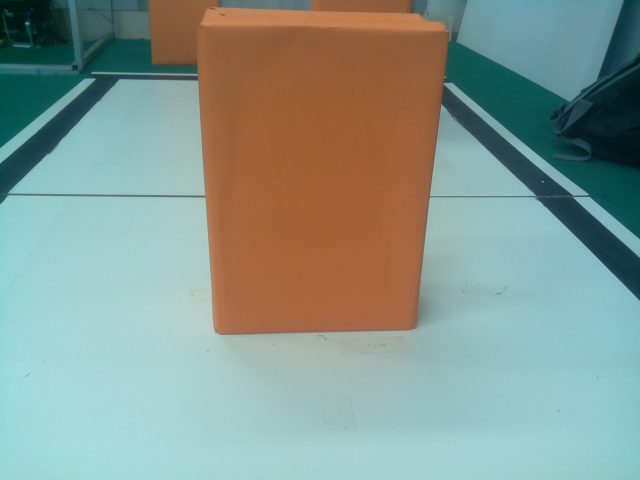
#> input picture 2021/tests/input_imgs/i.jpg, 1280 x 960 px, found by its file name (shown at 1/2 size)
$ python edge_detector.py
#> lines starting #> are read from the running program, lines starting #| are printed output that depends on the picture; after the words box and inside, x2 and y2 are one past the last pixel; in counts of white or black regions, pixels touching at a corner belong together
import numpy as np
import cv2
import os

def edge():
    image = cv2.imread(os.path.join("input_imgs", "i.jpg"))
#> image is the input picture: shape (960, 1280, 3); mean B, G, R 143.6, 152.5, 134.7
    # inserir o caminho da imagem manualmente
    hls = cv2.cvtColor(image, cv2.COLOR_BGR2HLS)
#> hls: shape (960, 1280, 3); mean of channels 0, 1, 2 70.1, 139.7, 96.3
    lower = np.array([0, 0, 0])
    upper = np.array([255, 75, 255])

    blackmask = cv2.inRange(hls, lower, upper)
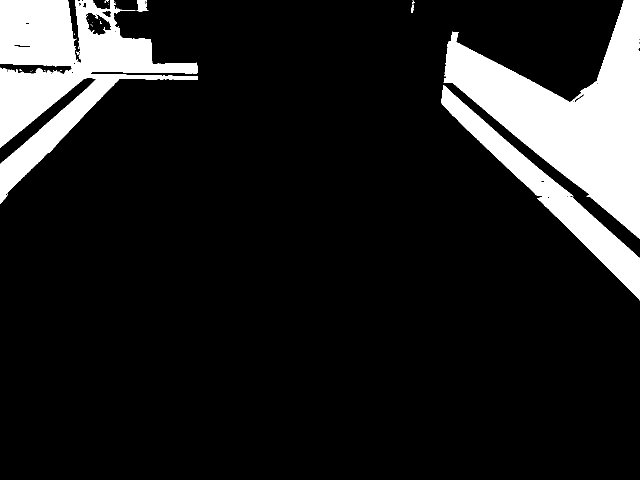
#> blackmask: shape (960, 1280) (shown at 1/2 size); 13.2% white; 36 white regions (31 under 20 px), largest, box (x1, y1, x2, y2) and area: (887, 0, 1280, 478) 74468, (0, 0, 396, 407) 63127, (883, 170, 1280, 601) 24625, (273, 0, 297, 23) 368, (822, 9, 828, 26) 67
    kernel = np.ones((7, 7), np.uint8)
    opening = cv2.morphologyEx(blackmask, cv2.MORPH_OPEN, kernel)
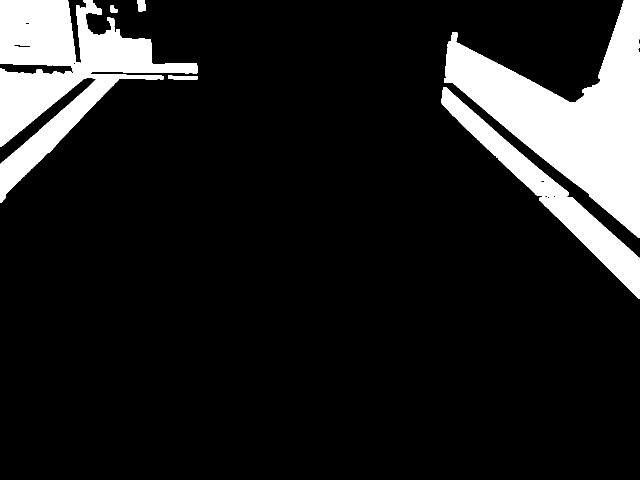
#> opening: shape (960, 1280) (shown at 1/2 size); 13.1% white; 8 white regions, largest, box (x1, y1, x2, y2) and area: (888, 0, 1280, 475) 74159, (0, 0, 395, 405) 61138, (883, 174, 1280, 597) 24520

    edges = cv2.Canny(opening, 150, 240, apertureSize=3)
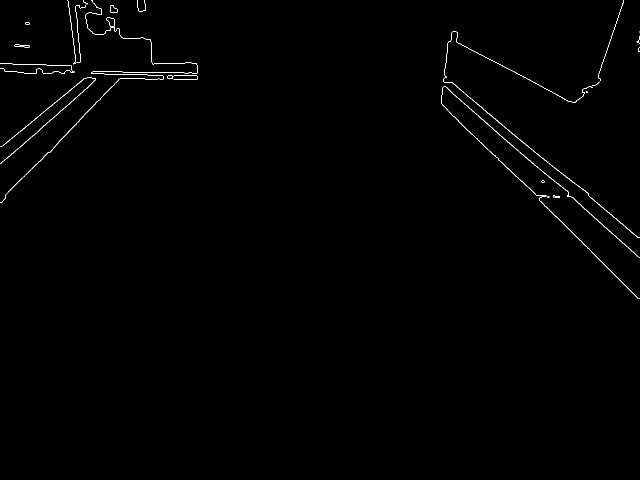
#> edges: shape (960, 1280) (shown at 1/2 size); 0.47% white in thin lines or dots, all inside (x1, y1, x2, y2) = (0, 0, 1280, 597)

    cv2.imwrite("edges.jpg", edges)
    #cv2.imwrite('mask'+str(n+1)+".jpeg", blackmask)
    minLineLength = 150
#> (the run stopped early here; a loop or call above may not have finished)

$ run again, with 2021/tests/input_imgs/c.jpg copied over 2021/tests/input_imgs/i.jpg
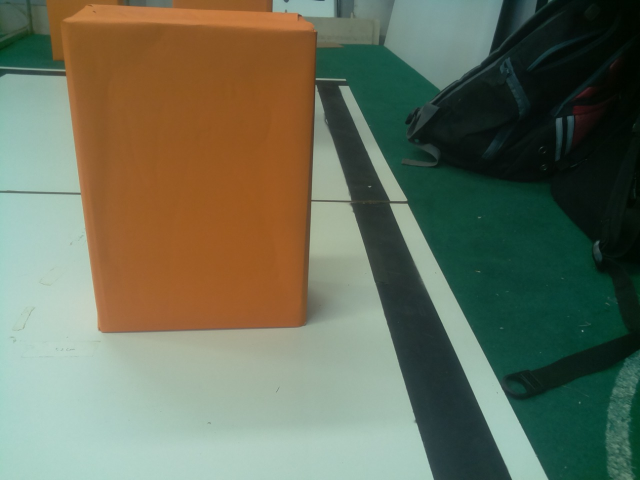
#> input picture 2021/tests/input_imgs/c.jpg, 1280 x 960 px, found by its file name (shown at 1/2 size)
#> in edge, image is the input picture: shape (960, 1280, 3); mean B, G, R 90.1, 110.7, 104.4
#> hls: shape (960, 1280, 3); mean of channels 0, 1, 2 59.8, 101.2, 99.4
#> in edge, `blackmask = cv2.inRange(hls, lower, upper)`:
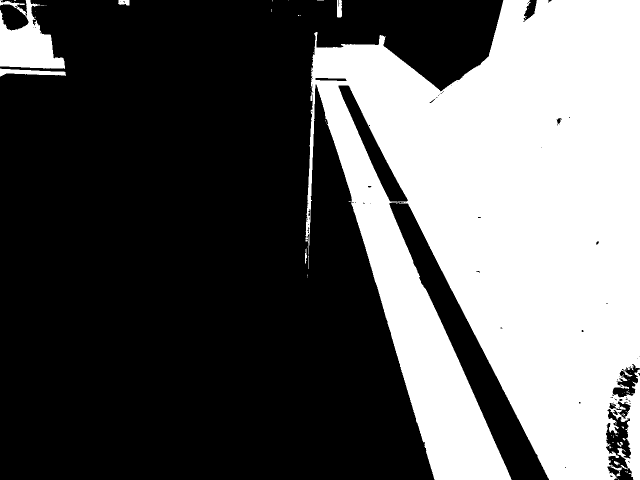
#> blackmask: shape (960, 1280) (shown at 1/2 size); 36.8% white; 57 white regions (45 under 20 px), largest, box (x1, y1, x2, y2) and area: (611, 0, 1280, 960) 440808, (0, 0, 130, 138) 9858, (0, 137, 132, 153) 1122
#> opening: shape (960, 1280); 36.4% white; 13 white regions, largest, box (x1, y1, x2, y2) and area: (623, 0, 1280, 960) 431928, (0, 0, 129, 137) 9250, (1254, 751, 1280, 960) 3956
#> in edge, `edges = cv2.Canny(opening, 150, 240, apertureSize=3)`:
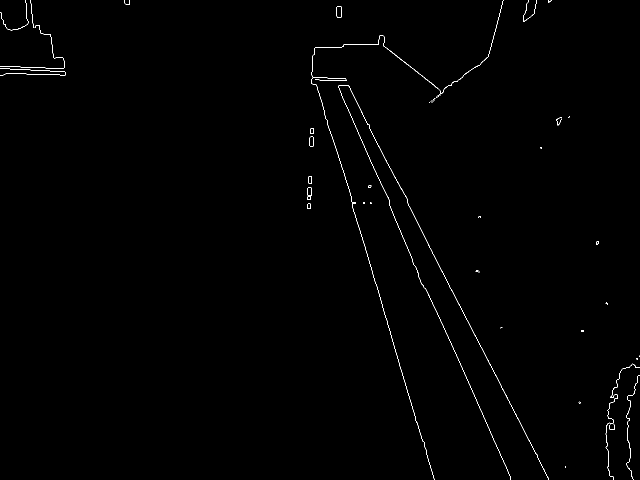
#> edges: shape (960, 1280) (shown at 1/2 size); 0.43% white in thin lines or dots

$ run again, with 2021/tests/input_imgs/d.jpg copied over 2021/tests/input_imgs/i.jpg
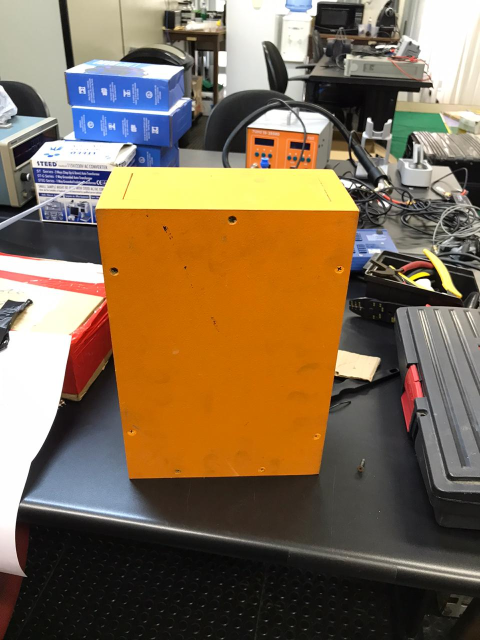
#> input picture 2021/tests/input_imgs/d.jpg, 960 x 1280 px, found by its file name (shown at 1/2 size)
#> in edge, image is the input picture: shape (1280, 960, 3); mean B, G, R 82.1, 107.8, 128.8
#> hls: shape (1280, 960, 3); mean of channels 0, 1, 2 38.4, 105.7, 96.7
#> in edge, `blackmask = cv2.inRange(hls, lower, upper)`:
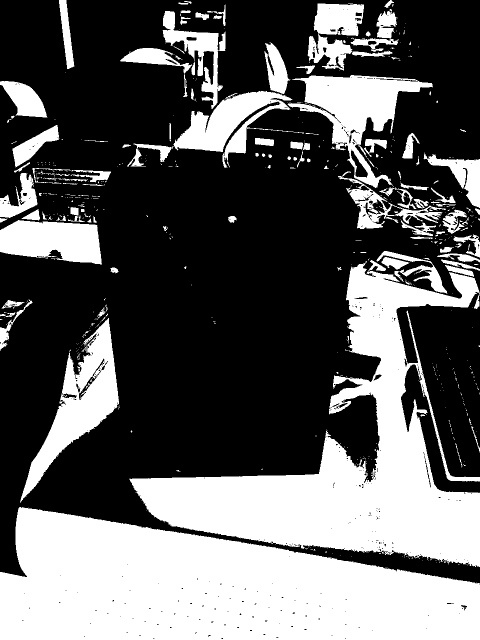
#> blackmask: shape (1280, 960) (shown at 1/2 size); 37.6% white; 599 white regions (469 under 20 px), largest, box (x1, y1, x2, y2) and area: (0, 1014, 960, 1280) 181054, (259, 520, 960, 1134) 141076, (575, 150, 866, 376) 22030
#> opening: shape (1280, 960); 35.3% white; 93 white regions, largest, box (x1, y1, x2, y2) and area: (0, 1016, 960, 1280) 180821, (262, 528, 960, 1133) 134546, (45, 641, 237, 993) 19122
#> in edge, `edges = cv2.Canny(opening, 150, 240, apertureSize=3)`:
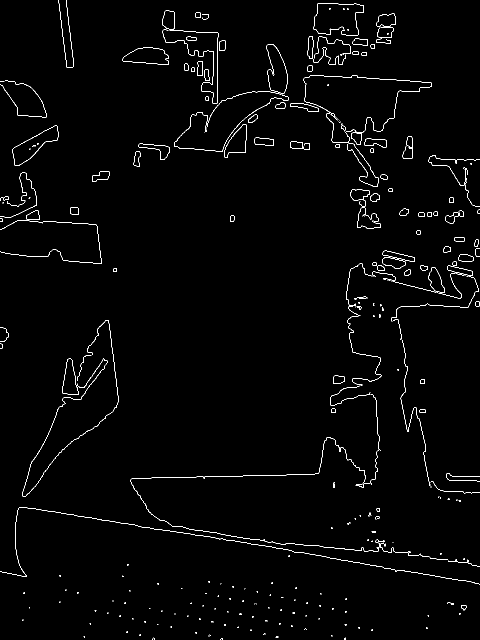
#> edges: shape (1280, 960) (shown at 1/2 size); 1.4% white in thin lines or dots
